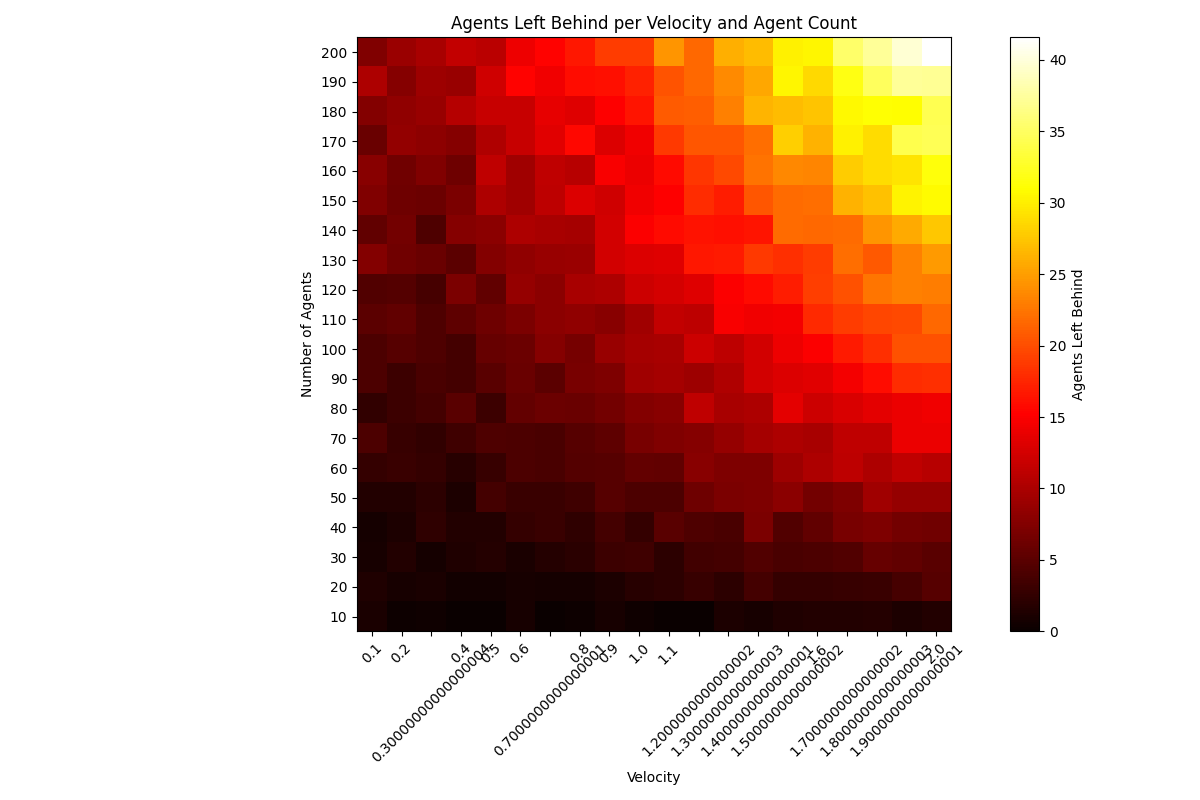

This figure's Python source:
import numpy as np
import pygame
import random
import time

from beacons import Beacon
from Swarmalator import Swarmalator
from mask_creator import MaskCreator
import matplotlib.pyplot as plt

maxX = 800 #screen width and height
maxY  = 800
SCALE = int(maxX / 33)

NUM_SWARMALATORS = 300
B = 0.4
dt = 2

WHITE = (255, 255, 255)
RED = (255, 0, 0)
BLUE = (0, 0, 255)

class Simulation():
    def __init__(self, num_agents, agent_speed):
        self.arr_beacons = []
        self.arr_swarmalators = pygame.sprite.Group()
        self.new_beacon_j= 6
        self.thres_dist = 2 #beacon threshold distance from a swarm agent to activate, set_grid_beacons uses this
        self.num_agents = num_agents
        self.agent_speed = agent_speed
        self.set_swarmalators()
        self.obstacles = pygame.sprite.Group()
        self.radius = 1 #for circular paths
        self.screen = pygame.display.set_mode((maxX, maxY))
        self.mask_creator = MaskCreator(maxX, maxY)
        self.y_bottom = 50
        self.y_top = 300

    # def select_mask(self, mask_arg):
    #     if mask_arg == "polygon":
    #         mask = self.mask_creator.create_mask_from_polygon(self.polygon_points)
    #     elif mask_arg == "donut":
    #         mask = self.mask_creator.create_mask_from_donut()
    #     elif mask_arg == "circle":
    #         mask = self.mask_creator.create_mask_from_circle()
    #     elif mask_arg == "ellipse":
    #         mask = self.mask_creator.create_mask_from_ellipse([225, 300, 300, 400])
    #     elif mask_arg == "hollow_ellipse":
    #         mask = self.mask_creator.create_mask_from_hollow_ellipse([225, 300, 300, 400], 20)
    #     elif mask_arg == "lines":
    #         mask = self.mask_creator.create_mask_from_lines([(100, 500), (200, 200), (500, 200), (600, 500)])
    #     elif mask_arg == "letter":
    #         mask = self.mask_creator.create_mask_from_letter("a", 900)
    #     else:
    #         print("Available options are: polygon, donut, circle, ellipse, hollow_ellipse, lines")
    #         return None
    #     return mask


    def set_grid_beacons(self, mask):
        self.arr_beacons.clear()
        for i in range(0, 33):
            for j in range(0, 33):
                if mask.get_at((i*SCALE, j*SCALE)):
                    beac = Beacon(i, j, self.new_beacon_j, self.thres_dist)
                else:
                    beac = Beacon(i, j, 0, self.thres_dist)
                self.arr_beacons.append(beac)

    def set_swarmalators(self):
        while len(self.arr_swarmalators) < self.num_agents:
            i = random.uniform(3, 12)
            j = random.uniform(3, 12)
            #if all(sqrt((s.x - i) ** 2 + (s.y - j) ** 2) >= 2 * s.radius for s in self.arr_swarmalators):
            swarmalator = Swarmalator(i, j)
            self.arr_swarmalators.add(swarmalator)

    def total_movement_and_phase_calcs(self):
        swarmalators_positions = np.array([[s.x, s.y] for s in self.arr_swarmalators])
        sim_rec_per_dt = []

        for curr_swarmalator in self.arr_swarmalators:
            curr_swarmalator.dx = 0
            curr_swarmalator.dy = 0
            curr_swarmalator.dx_static = 0
            curr_swarmalator.dy_static = 0
            curr_swarmalator.num_bots_in_thres = 0
            curr_swarmalator.num_static_in_thres = 0
            curr_swarmalator.v_x = 0
            curr_swarmalator.v_y = 0

            diffs = swarmalators_positions - np.array([curr_swarmalator.x, curr_swarmalator.y])
            dists = np.linalg.norm(diffs, axis=1)

            mask_near = (dists <= 2 * curr_swarmalator.radius)
            mask_far = (dists > 2 * curr_swarmalator.radius)

            if np.any(mask_near):
                diffs_near = diffs[mask_near]
                dists_near = dists[mask_near]
                influence = 2.3 * (diffs_near.T / (dists_near * 0.2 + 0.1)).T
                curr_swarmalator.dx -= np.sum(influence[:, 0])
                curr_swarmalator.dy -= np.sum(influence[:, 1])

            if np.any(mask_far):
                diffs_far = diffs[mask_far]
                dists_far = dists[mask_far]
                influence_far = B * (diffs_far.T / (dists_far ** 2)).T
                curr_swarmalator.dx -= np.sum(influence_far[:, 0])
                curr_swarmalator.dy -= np.sum(influence_far[:, 1])

            curr_swarmalator.num_bots_in_thres += np.count_nonzero(mask_near) + np.count_nonzero(mask_far)

            for beacon in self.arr_beacons:
                dist_x = beacon.x - curr_swarmalator.x
                dist_y = beacon.y - curr_swarmalator.y
                dist_between_bot_and_static = np.sqrt(dist_x ** 2 + dist_y ** 2)
                curr_phase = curr_swarmalator.internal_freq
                curr_swarmalator.dx_static += (dist_x / (dist_between_bot_and_static ** 2 + 0.1)) * beacon.beacon_j * np.cos(beacon.internal_freq - curr_phase)
                curr_swarmalator.dy_static += (dist_y / (dist_between_bot_and_static ** 2 + 0.1)) * beacon.beacon_j * np.cos(beacon.internal_freq - curr_phase)
                curr_swarmalator.num_static_in_thres += 1

            curr_swarmalator.num_bots_in_thres = max(curr_swarmalator.num_bots_in_thres, 1)
            curr_swarmalator.num_static_in_thres = max(curr_swarmalator.num_static_in_thres, 1)

            curr_swarmalator.v_x = (curr_swarmalator.dx / curr_swarmalator.num_bots_in_thres) * dt + (curr_swarmalator.dx_static / curr_swarmalator.num_static_in_thres) * dt
            curr_swarmalator.v_y = (curr_swarmalator.dy / curr_swarmalator.num_bots_in_thres) * dt + (curr_swarmalator.dy_static / curr_swarmalator.num_static_in_thres) * dt

            curr_swarmalator.x += curr_swarmalator.v_x
            curr_swarmalator.y += curr_swarmalator.v_y
            curr_swarmalator.update(maxX, maxY)
            sim_rec_per_dt.append((curr_swarmalator.x, curr_swarmalator.y))

    def step(self):
        self.polygon_points = [(100, self.y_bottom), (300, self.y_bottom), (300, self.y_top), (100, self.y_top)]
        self.y_top += self.agent_speed
        self.y_bottom += self.agent_speed
        mask = self.mask_creator.create_mask_from_polygon(self.polygon_points)
        self.set_grid_beacons(mask)
        self.total_movement_and_phase_calcs()

    def count_left_behind(self):
        num_left = 0
        for agent in self.arr_swarmalators:
            if agent.x * SCALE < 100 or agent.x* SCALE > 300 or agent.y* SCALE < self.y_bottom or agent.y* SCALE > self.y_top:
                num_left +=1
        return num_left



if __name__ == "__main__":
    velocities = np.arange(0.1, 2.1, 0.1)
    agent_counts = np.arange(10, 201, 10)
    heatmap_data = np.zeros((len(agent_counts), len(velocities)))
    time_steps = 100

    for i, n_agents in enumerate(agent_counts):
        for j, vel in enumerate(velocities):
            print(f"Running for num={n_agents} and vel={vel}")
            sim = Simulation(n_agents, vel)
            left_behind_over_time = []

            for _ in range(time_steps):
                sim.step()
                count = sim.count_left_behind()
                left_behind_over_time.append(count)

            metric = np.mean(left_behind_over_time)
            print(f"mean for num={n_agents} and vel={vel} is {metric}")
            heatmap_data[i, j] = metric

    plt.figure(figsize=(12, 8))
    plt.imshow(heatmap_data, cmap='hot', interpolation='nearest', origin='lower')
    plt.colorbar(label='Agents Left Behind')
    plt.xticks(np.arange(len(velocities)), velocities, rotation=45)
    plt.yticks(np.arange(len(agent_counts)), agent_counts)
    plt.xlabel('Velocity')
    plt.ylabel('Number of Agents')
    plt.title('Agents Left Behind per Velocity and Agent Count')
    plt.tight_layout()
    #plt.show()
    plt.savefig("heat-map.png")
